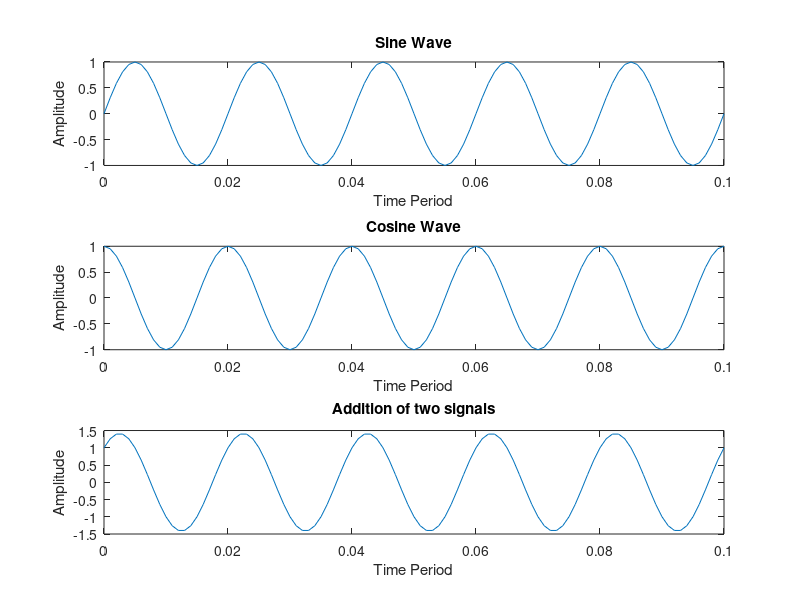

MATLAB code to generate this figure:
% ADD two Continuous Signals
clc
clear all

t = 0:0.001:0.1;
f = 50;
t1 = 2*pi*f*t; 	%We know that, sin(wt); w=2*pi*T;

x1 = sin(t1);
subplot(3,1,1);
plot(t,x1);
title('Sine Wave')
xlabel('Time Period');
ylabel('Amplitude');

x2 = cos(t1);
subplot(3,1,2);
plot(t,x2);
title('Cosine Wave')
xlabel('Time Period');
ylabel('Amplitude');

y = x1+x2;
subplot(3,1,3);
plot(t,y);
title('Addition of two signals')
xlabel('Time Period');
ylabel('Amplitude');